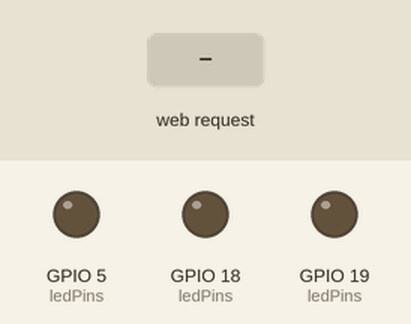
Simulated run of this sketch. Board: ESP32. Shown: output pins drawn as LEDs (lit = HIGH). Inputs (shaded band) come from the test bench. WiFi joins after 1.5 s; servers stay silent unless stated; what the sketch prints to the serial monitor is not drawn.

Above: at 2.7 s.
2.8 s: HTTP request GET /ToggleLED?led=1&state=1 received
At 3.8 s:
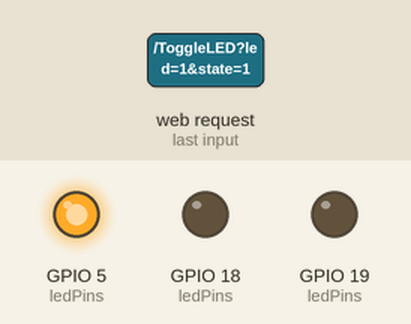
Timing chart, 0 to 5.8 s (numbered marks = the images above; inputs shaded):
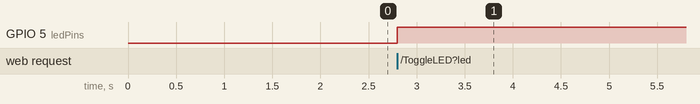

The sketch:

room_server_1.ino
```cpp
#include <WiFi.h>
#include <WebServer.h>
#include <led_js.h>
// ==== WiFi Credentials ====
const char* ssid     = "Yashasvi";
const char* password = "Yashasvi@hotspot21";

// ==== Server Setup ====
WebServer server(80);

// ==== LED Pins ====
const int ledPins[4] = {-1, 5, 18, 19};  // index 0 unused, LEDs on pins 5, 18, 19
int ledStates[4]     = {0, 0, 0, 0};    // track logical state (LOW=0, HIGH=1)

// ==== HTML Page ====
const char htmlPage[] PROGMEM = R"rawliteral(
<!DOCTYPE html>
<html lang="en">
<head>
    <meta charset="UTF-8">
    <meta name="viewport" content="width=device-width, initial-scale=1.0">
    <title>ESP32 LED Control</title>
    <!-- Tailwind CSS for styling -->
    <script src="https://cdn.tailwindcss.com"></script>
    <link href="https://fonts.googleapis.com/css2?family=Raleway:ital,wght@0,100..900;1,100..900&display=swap" rel="stylesheet">
    <link href="https://fonts.googleapis.com/css2?family=Orbitron:wght@400;700&display=swap" rel="stylesheet">
    <style>
        body {
            margin: 0;
            padding: 0;
            min-height: 100vh;
            display: flex;
            justify-content: center;
            align-items: center;
            background: radial-gradient(50% 50% at 50% 50%, #ADD9F4 0%, #020202 100%);
        }
        .smart-banner {
            text-align: left;
            color: #e0e0e0;
        }
        .headline, .subheadline {
            line-height: 1.05;
            letter-spacing: 0.01em;
        }

        .smart, .effortless {
            color: #c1c1c1;
            -webkit-text-stroke-width: 0.1px;
            -webkit-text-stroke-color: #000000;
            font-family: 'Raleway', sans-serif;
            font-size: 88px;
            font-style: normal;
            font-weight: 400;
            line-height: 129px;
        }

        .lighting, .living {
            background: radial-gradient(50% 50% at 50% 50%, #c1c1c1 25%, #ffffff 60%);
            background-clip: text;
            -webkit-text-stroke-width: 0.5px;
            -webkit-text-stroke-color: #36454F;
            -webkit-background-clip: text;
            -webkit-text-fill-color: transparent;
            font-family: 'Orbitron', sans-serif;
            font-size: 96px;
            font-style: normal;
            font-weight: 500;
            line-height: 129px;
        }

        .led-control-group {
            display: flex;
            align-items: center;
            justify-content: space-between;
            margin-bottom: 1.5rem;
            border-radius: 1rem;
            padding: 1rem 1.5rem;
        }
        .led-label {
            font-size: 1.25rem;
            font-weight: 600;
            color: #ffffff;
            flex-grow: 1;
            text-align: left;
        }
        .toggle-btn {
            padding: 0.75rem 1.5rem;
            border-radius: 9999px; /* Pill-shaped buttons */
            font-weight: 700;
            cursor: pointer;
            transition: all 0.2s ease-in-out;
            background-color: #343434; /* Teal color for ON */
            color: rgb(0, 0, 0);
            border: none;
            box-shadow: 0 4px 6px rgba(0, 0, 0, 0.1);
        }
        .toggle-btn.on {
            background-color: #38b2ac; /* Teal */
            box-shadow: 0 4px 6px rgba(56, 178, 172, 0.3);
        }
        .toggle-btn.off {
            background-color: #c2c2c2;
            box-shadow: 0 4px 6px rgba(255, 255, 255, 0.3);
        }
        .toggle-btn:hover {
            transform: translateY(-2px); /* Slight lift on hover */
            box-shadow: 0 6px 10px rgba(0, 0, 0, 0.15);
        }
        .toggle-btn:active {
            transform: translateY(0); /* Press effect */
            box-shadow: 0 2px 4px rgba(0, 0, 0, 0.1);
        }

        /* LED Indicator styles */
        .led-indicator {
            width: 20px;
            height: 20px;
            border-radius: 50%;
            background-color: #e2e8f0;
            margin-left: 1rem;
            transition: background-color 0.3s ease-in-out;
            border: 2px solid #cbd5e0;
        }
        .led-indicator.on {
            background-color: #ffffff;
            box-shadow: 0 0 10px #e3e3e3, 0 0 20px #dee2e1;
        }
        .status-message {
            margin-top: 2rem;
            color: #718096;
            font-size: 0.9rem;
        }
    </style>
</head>
<body>
    <div class="smart-banner">
        <div class="headline">
            <span class="smart">Smart </span><span class="lighting">lighting,</span>
        </div>
        <div class="subheadline">
            <span class="effortless">Effortless </span><span class="living">living.</span>
        </div>

        <div class="led-control-group">
            <span class="led-label">LED 1</span>
            <div class="flex items-center">
                <div id="indicator1" class="led-indicator"></div>
                <button id="toggleBtn1" class="toggle-btn ml-4 off">Toggle</button>
            </div>
        </div>

        <div class="led-control-group">
            <span class="led-label">LED 2</span>
            <div class="flex items-center">
                <div id="indicator2" class="led-indicator"></div>
                <button id="toggleBtn2" class="toggle-btn ml-4 off">Toggle</button>
            </div>
        </div>

        <div class="led-control-group">
            <span class="led-label">LED 3</span>
            <div class="flex items-center">
                <div id="indicator3" class="led-indicator"></div>
                <button id="toggleBtn3" class="toggle-btn ml-4 off">Toggle</button>
            </div>
        </div>
    </div>
<script src="/led.js"></script>
</body>
</html>
)rawliteral";

// ==== Handle Root ====
void handleRoot() {
  server.send_P(200, "text/html", htmlPage);
}

// ==== Toggle LED ====
void handleToggleLED() {
  if (!server.hasArg("led") || !server.hasArg("state")) {
    server.send(400, "text/plain", "Missing parameters");
    return;
  }

  int ledNumber = server.arg("led").toInt();
  int requestedState = server.arg("state").toInt();

  if (ledNumber < 1 || ledNumber > 3) {
    server.send(400, "text/plain", "Invalid LED number");
    return;
  }

  // Write state & update tracking
  digitalWrite(ledPins[ledNumber], requestedState);
  ledStates[ledNumber] = requestedState;

  String response = "{\"led\":" + String(ledNumber) + ",\"state\":" + String(ledStates[ledNumber]) + "}";
  server.send(200, "application/json", response);
}

// ==== Get All States ====
void handleGetStates() {
  String response = "{";
  for (int i = 1; i <= 3; i++) {
    response += "\"led" + String(i) + "\":" + String(ledStates[i]);
    if (i < 3) response += ",";
  }
  response += "}";
  server.send(200, "application/json", response);
}

// ==== Setup ====
void setup() {
  Serial.begin(115200);

  // Setup pins
  for (int i = 1; i <= 3; i++) {
    pinMode(ledPins[i], OUTPUT);
    digitalWrite(ledPins[i], LOW);
    ledStates[i] = 0;
  }

  // Connect WiFi
  WiFi.begin(ssid, password);
  Serial.print("Connecting to WiFi...");
  while (WiFi.status() != WL_CONNECTED) {
    delay(500);
    Serial.print(".");
  }
  Serial.println("\nConnected to WiFi!");
  Serial.print("ESP32 IP Address: ");
  Serial.println(WiFi.localIP());

  // Setup server routes
  server.on("/", handleRoot);
  server.on("/ToggleLED", handleToggleLED);
  server.on("/getStates", handleGetStates);
  server.on("/led.js", [](){              // Serve JS file
      server.send_P(200, "application/javascript", jsfile);
  });
  server.begin();
  Serial.println("HTTP server started");
}

// ==== Loop ====
void loop() {
  server.handleClient();
}
```

led_js.h
```cpp
const char jsfile[] PROGMEM = R"rawliteral(
        function ToggleLED(ledNumber) {
            const btn = document.getElementById("toggleBtn" + ledNumber);
            const currentState = btn.classList.contains("on") ? 1 : 0;
            const newState = currentState === 1 ? 0 : 1;
            fetch(`/ToggleLED?led=${ledNumber}&state=${newState}`)
            .then(response => response.json())
            .then(data => updateUI(data.led, data.state));
        };
        function updateUI(ledNum, state) {
            const indicator = document.getElementById(`indicator${ledNum}`);
            const button = document.getElementById(`toggleBtn${ledNum}`);

            if (state === 1) {
                indicator.classList.add('on');
                button.classList.remove('off');
                button.classList.add('on');
                button.textContent = 'Turn Off';
            } else {
                indicator.classList.remove('on');
                button.classList.remove('on');
                button.classList.add('off');
                button.textContent = 'Turn On';
            }
        };
        fucntion gettemp(){
        const temp=document.getElementById(`temperatureline`);
        const hum=documen.getElementById(`humidityline`);
        fetch(`/gettemp`).then(response=>response.json()).then(data=> temp.textContent=`Temperature: ${data.temp}`);
        fetch(`/gethum`).then(response=>response.json()).then(data=> hum.textContent=`Humidity: ${data.hum}`);
        }
        window.onload = function() {
            btn1=document.getElementById("toggleBtn1");
            btn2=document.getElementById("toggleBtn2");
            btn3=document.getElementById("toggleBtn3");
            btn1.addEventListener("click", () => ToggleLED(1));
            btn2.addEventListener("click", () => ToggleLED(2));
            btn3.addEventListener("click", () => ToggleLED(3));
            // Start fetching states periodically
            fetchStates();
            setInterval(fetchStates, 2000);
        };
        setInterval(gettemp,1000);
)rawliteral";
```

Measured:
- after the input at 2.8 s, GPIO 5 (ledPins): LOW → HIGH at once
